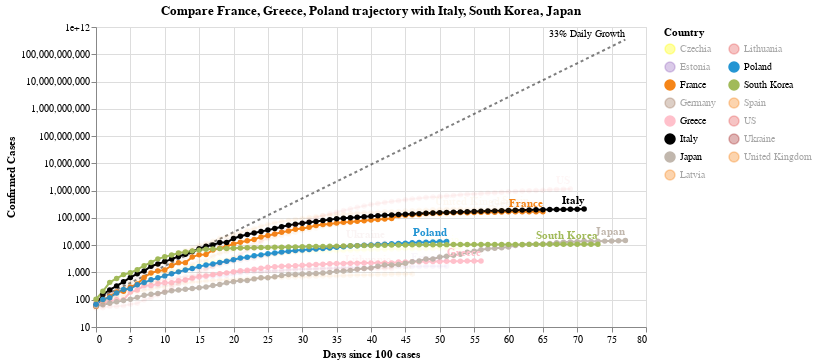

The notebook cell saved with this chart:
### Code cell
#hide_input
chart2 = make_since_chart(['France', 'Greece', 'Poland'])
chart2

### Figure 1 — Vega-Lite specification as saved in the notebook (floating-point values rounded to 4 significant figures; data arrays with more than 128 entries replaced by an {"elided": "..."} marker saying what was removed)
{"config": {"view": {"continuousWidth": 400, "continuousHeight": 300}}, "layer": [{"mark": {"type": "line", "color": "black", "opacity": 0.5, "strokeDash": [3, 3]}, "encoding": {"x": {"type": "quantitative", "field": "Days since 100 cases"}, "y": {"type": "quantitative", "field": "Confirmed Cases"}}}, {"mark": {"type": "text", "align": "right", "dy": -6, "fontSize": 10, "text": "33% Daily Growth"}, "encoding": {"x": {"type": "quantitative", "field": "Days since 100 cases"}, "y": {"type": "quantitative", "field": "Confirmed Cases"}}, "transform": [{"filter": "(datum['Days since 100 cases'] >= 77)"}]}, {"data": {"name": "data-320a4627f8a6ec28238f20deef5314bb"}, "mark": {"type": "line", "point": true}, "encoding": {"color": {"type": "nominal", "field": "Country", "legend": {"columns": 2}, "scale": {"domain": ["Czechia", "Estonia", "France", "Germany", "Greece", "Italy", "Japan", "Latvia", "Lithuania", "Poland", "South Korea", "Spain", "US", "Ukraine", "United Kingdom"], "range": ["yellow", "#9467bd", "#F58518", "#9D755D", "pink", "black", "#C1B7AD", "#F58518", "#E45756", "#2495D3", "#A1BA59", "#F58518", "#E45756", "brown", "#F58518"]}}, "opacity": {"condition": {"value": 1, "selection": "selector005"}, "value": 0.05}, "tooltip": [{"type": "nominal", "field": "Country"}, {"type": "temporal", "field": "Date"}, {"type": "quantitative", "field": "Confirmed Cases"}, {"type": "quantitative", "field": "Days since 100 cases"}], "x": {"type": "quantitative", "field": "Days since 100 cases"}, "y": {"type": "quantitative", "field": "Confirmed Cases", "scale": {"type": "log"}}}, "selection": {"selector005": {"type": "multi", "fields": ["Country"], "bind": "legend", "init": [{"Country": "France"}, {"Country": "Greece"}, {"Country": "Poland"}, {"Country": "Italy"}, {"Country": "South Korea"}, {"Country": "Japan"}]}}, "width": 550}, {"data": {"name": "data-320a4627f8a6ec28238f20deef5314bb"}, "mark": {"type": "text", "align": "right", "dy": -8, "fontWeight": "bold"}, "encoding": {"color": {"type": "nominal", "field": "Country", "legend": {"columns": 2}, "scale": {"domain": ["Czechia", "Estonia", "France", "Germany", "Greece", "Italy", "Japan", "Latvia", "Lithuania", "Poland", "South Korea", "Spain", "US", "Ukraine", "United Kingdom"], "range": ["yellow", "#9467bd", "#F58518", "#9D755D", "pink", "black", "#C1B7AD", "#F58518", "#E45756", "#2495D3", "#A1BA59", "#F58518", "#E45756", "brown", "#F58518"]}}, "opacity": {"condition": {"value": 1, "selection": "selector005"}, "value": 0.05}, "text": {"type": "nominal", "field": "Country"}, "tooltip": [{"type": "nominal", "field": "Country"}, {"type": "temporal", "field": "Date"}, {"type": "quantitative", "field": "Confirmed Cases"}, {"type": "quantitative", "field": "Days since 100 cases"}], "x": {"type": "quantitative", "field": "Days since 100 cases"}, "y": {"type": "quantitative", "field": "Confirmed Cases", "scale": {"type": "log"}}}, "transform": [{"filter": "(datum['Date'] >= 1588464000000)"}], "width": 550}], "data": {"name": "data-f13e933dd0db30f333d211acdcb94d2e"}, "title": "Compare France, Greece, Poland trajectory with Italy, South Korea, Japan", "$schema": "https://vega.github.io/schema/vega-lite/v4.0.2.json", "datasets": {"data-f13e933dd0db30f333d211acdcb94d2e": [{"Days since 100 cases": 0, "Confirmed Cases": 100.0}, {"Days since 100 cases": 1, "Confirmed Cases": 133.0}, {"Days since 100 cases": 2, "Confirmed Cases": 176.9}, {"Days since 100 cases": 3, "Confirmed Cases": 235.3}, {"Days since 100 cases": 4, "Confirmed Cases": 312.9}, {"Days since 100 cases": 5, "Confirmed Cases": 416.2}, {"Days since 100 cases": 6, "Confirmed Cases": 553.5}, {"Days since 100 cases": 7, "Confirmed Cases": 736.1}, {"Days since 100 cases": 8, "Confirmed Cases": 979.1}, {"Days since 100 cases": 9, "Confirmed Cases": 1302.0}, {"Days since 100 cases": 10, "Confirmed Cases": 1732.0}, {"Days since 100 cases": 11, "Confirmed Cases": 2303.0}, {"Days since 100 cases": 12, "Confirmed Cases": 3064.0}, {"Days since 100 cases": 13, "Confirmed Cases": 4074.0}, {"Days since 100 cases": 14, "Confirmed Cases": 5419.0}, {"Days since 100 cases": 15, "Confirmed Cases": 7207.0}, {"Days since 100 cases": 16, "Confirmed Cases": 9586.0}, {"Days since 100 cases": 17, "Confirmed Cases": 12750.0}, {"Days since 100 cases": 18, "Confirmed Cases": 16960.0}, {"Days since 100 cases": 19, "Confirmed Cases": 22550.0}, {"Days since 100 cases": 20, "Confirmed Cases": 29990.0}, {"Days since 100 cases": 21, "Confirmed Cases": 39890.0}, {"Days since 100 cases": 22, "Confirmed Cases": 53060.0}, {"Days since 100 cases": 23, "Confirmed Cases": 70560.0}, {"Days since 100 cases": 24, "Confirmed Cases": 93850.0}, {"Days since 100 cases": 25, "Confirmed Cases": 124800.0}, {"Days since 100 cases": 26, "Confirmed Cases": 166000.0}, {"Days since 100 cases": 27, "Confirmed Cases": 220800.0}, {"Days since 100 cases": 28, "Confirmed Cases": 293700.0}, {"Days since 100 cases": 29, "Confirmed Cases": 390600.0}, {"Days since 100 cases": 30, "Confirmed Cases": 519500.0}, {"Days since 100 cases": 31, "Confirmed Cases": 690900.0}, {"Days since 100 cases": 32, "Confirmed Cases": 918900.0}, {"Days since 100 cases": 33, "Confirmed Cases": 1222000.0}, {"Days since 100 cases": 34, "Confirmed Cases": 1625000.0}, {"Days since 100 cases": 35, "Confirmed Cases": 2162000.0}, {"Days since 100 cases": 36, "Confirmed Cases": 2875000.0}, {"Days since 100 cases": 37, "Confirmed Cases": 3824000.0}, {"Days since 100 cases": 38, "Confirmed Cases": 5086000.0}, {"Days since 100 cases": 39, "Confirmed Cases": 6764000.0}, {"Days since 100 cases": 40, "Confirmed Cases": 8996000.0}, {"Days since 100 cases": 41, "Confirmed Cases": 11970000.0}, {"Days since 100 cases": 42, "Confirmed Cases": 15910000.0}, {"Days since 100 cases": 43, "Confirmed Cases": 21170000.0}, {"Days since 100 cases": 44, "Confirmed Cases": 28150000.0}, {"Days since 100 cases": 45, "Confirmed Cases": 37440000.0}, {"Days since 100 cases": 46, "Confirmed Cases": 49790000.0}, {"Days since 100 cases": 47, "Confirmed Cases": 66230000.0}, {"Days since 100 cases": 48, "Confirmed Cases": 88080000.0}, {"Days since 100 cases": 49, "Confirmed Cases": 117100000.0}, {"Days since 100 cases": 50, "Confirmed Cases": 155800000.0}, {"Days since 100 cases": 51, "Confirmed Cases": 207200000.0}, {"Days since 100 cases": 52, "Confirmed Cases": 275600000.0}, {"Days since 100 cases": 53, "Confirmed Cases": 366600000.0}, {"Days since 100 cases": 54, "Confirmed Cases": 487500000.0}, {"Days since 100 cases": 55, "Confirmed Cases": 648400000.0}, {"Days since 100 cases": 56, "Confirmed Cases": 862400000.0}, {"Days since 100 cases": 57, "Confirmed Cases": 1147000000.0}, {"Days since 100 cases": 58, "Confirmed Cases": 1525000000.0}, {"Days since 100 cases": 59, "Confirmed Cases": 2029000000.0}, {"Days since 100 cases": 60, "Confirmed Cases": 2698000000.0}, {"Days since 100 cases": 61, "Confirmed Cases": 3589000000.0}, {"Days since 100 cases": 62, "Confirmed Cases": 4773000000.0}, {"Days since 100 cases": 63, "Confirmed Cases": 6348000000.0}, {"Days since 100 cases": 64, "Confirmed Cases": 8443000000.0}, {"Days since 100 cases": 65, "Confirmed Cases": 11230000000.0}, {"Days since 100 cases": 66, "Confirmed Cases": 14940000000.0}, {"Days since 100 cases": 67, "Confirmed Cases": 19860000000.0}, {"Days since 100 cases": 68, "Confirmed Cases": 26420000000.0}, {"Days since 100 cases": 69, "Confirmed Cases": 35140000000.0}, {"Days since 100 cases": 70, "Confirmed Cases": 46730000000.0}, {"Days since 100 cases": 71, "Confirmed Cases": 62150000000.0}, {"Days since 100 cases": 72, "Confirmed Cases": 82660000000.0}, {"Days since 100 cases": 73, "Confirmed Cases": 109900000000.0}, {"Days since 100 cases": 74, "Confirmed Cases": 146200000000.0}, {"Days since 100 cases": 75, "Confirmed Cases": 194500000000.0}, {"Days since 100 cases": 76, "Confirmed Cases": 258700000000.0}, {"Days since 100 cases": 77, "Confirmed Cases": 344000000000.0}], "data-320a4627f8a6ec28238f20deef5314bb": {"elided": "900 records"}}}
